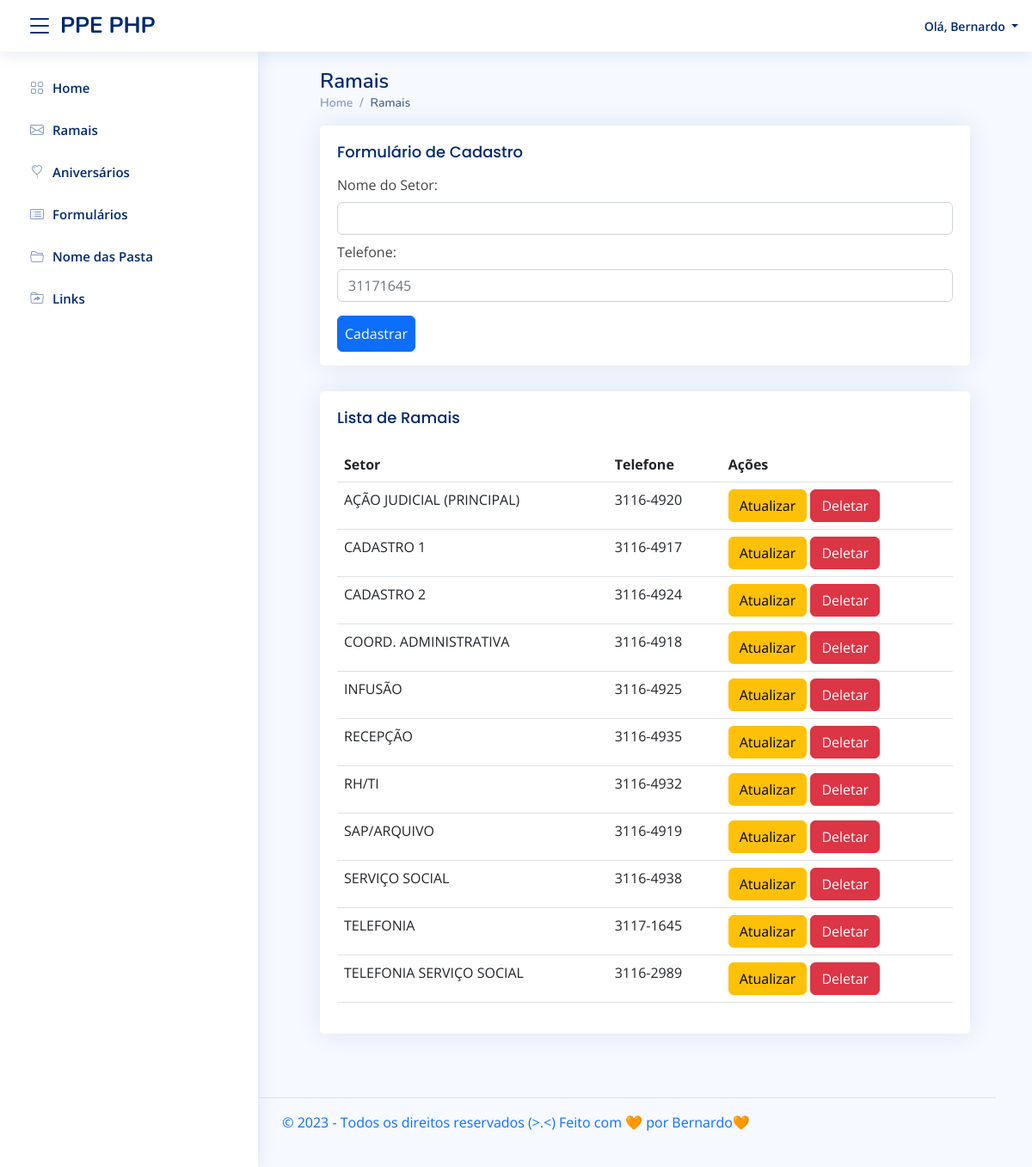
The app's page /view/pages/admin/index.php?pag=ramais (signed in) with its own data.
### tables this page shows
CREATE TABLE `usuarios` (
  `id` int(11) NOT NULL,
  `email` varchar(50) NOT NULL,
  `nivel` varchar(20) NOT NULL,
  `nome` varchar(50) NOT NULL,
  `senha` varchar(25) NOT NULL
);

CREATE TABLE `ramais` (
  `id` int(11) NOT NULL,
  `setor` varchar(55) NOT NULL,
  `telefone` varchar(9) NOT NULL
);

### view/pages/admin/ramais/listar.php (the view)
<?php
require_once('../../../int/conexao.php');
$sql = "SELECT id, setor, telefone FROM ramais ORDER BY setor";
$stmt = $pdo->prepare($sql);
$stmt->execute();
$registros = $stmt->fetchAll();
?>
<div class="card">
    <div class="card-body">
        <h5 class="card-title ">
                Lista de Ramais
        </h5>
        <table class="table table-hover" id="myTable">
            <thead>
                <tr>
                    <th scope="col">
                        Setor
                    </th>
                    <th scope="col">
                        Telefone
                    </th>
                    <th scope="col">
                        Ações
                    </th>
                </tr>
            </thead>
            <tbody>
                <?php foreach ($registros as $registro) { ?>
                    <tr>
                        <td>
                            <?php echo $registro['setor']; ?>
                        </td>
                        <td>
                            <?php
                            $numero = $registro['telefone'];
                            $tamanho = strlen($numero);
                            $numero1 = substr($numero, 0, 4);
                            $numero2 = substr($numero, $tamanho - 4);
                            echo $numero1 . '-' . $numero2;
                            ?>
                        </td>
                        <td>
                            <a href="ramais/atualizar.php?id=<?php echo $registro['id']; ?>" class="btn btn-warning">
                                Atualizar
                            </a>
                            <a href="ramais/deletar.php?id=<?php echo $registro['id']; ?>" class="btn btn-danger">
                                Deletar
                            </a>
                        </td>
                    </tr>
                <?php } ?>
            </tbody>
        </table>
    </div>
</div>

### view/layout/header/header_2.php (shortened to what this page needs)
<header id="header" class="header fixed-top d-flex align-items-center">
    <div class="d-flex align-items-center justify-content-between">
        <i class="bi bi-list toggle-sidebar-btn"></i>
        <a href="index.php?pag=<?php echo $menu1 ?>" class="logo d-flex align-items-center">
            <span class="d-none d-lg-block px-2 py-2">PPE PHP</span>
        </a>
    </div>
    <nav class="header-nav ms-auto">
        <ul class="d-flex align-items-center">
            <li class="nav-item dropdown pe-3">
                <a class="nav-link nav-profile d-flex align-items-center pe-0" href="#" data-bs-toggle="dropdown">
                    <span class="d-none d-md-block dropdown-toggle ps-2">
                        <?php echo 'Olá, ' . $primeiroNome ?>
                    </span>
                </a>
            </li>
        </ul>
    </nav>
</header>
<div class="container-fluid">
    <?php
    require_once('sidebar.php');
    ?>
</div>

### assets/css/style.css (style rules this page uses)
:root { scroll-behavior: smooth; }
body { font-family: "Open Sans", sans-serif; background: #f6f9ff; color: #444444; }
a { color: #4154f1; text-decoration: none; }
h1, h2, h3, h4, h5, h6 { font-family: "Nunito", sans-serif; }
.card { margin-bottom: 30px; border: none; border-radius: 5px; box-shadow: 0px 0 30px rgba(1, 41, 112, 0.1); }
.card-title { padding: 20px 0 15px 0; font-size: 18px; font-weight: 500; color: #012970; font-family: "Poppins", sans-serif; }
.card-body { padding: 0 20px 20px 20px; }
.logo { line-height: 1; }
@media (min-width: 1200px) { .logo { width: 280px; } }
.logo span { font-size: 26px; font-weight: 700; color: #012970; font-family: "Nunito", sans-serif; }
.header { transition: all 0.5s; z-index: 997; height: 60px; box-shadow: 0px 2px 20px rgba(1, 41, 112, 0.1); background-color: #fff; padding-left: 20px; }
.header .toggle-sidebar-btn { font-size: 32px; padding-left: 10px; cursor: pointer; color: #012970; }
.header-nav ul { list-style: none; }
.header-nav > ul { margin: 0; padding: 0; }
.header-nav .nav-profile { color: #012970; }
.header-nav .nav-profile span { font-size: 14px; font-weight: 600; }

### records on screen
usuarios: nome "Bernardo"
ramais: setor "AÇÃO JUDICIAL (PRINCIPAL)", telefone "3116", telefone "4920"
ramais: setor "CADASTRO 1", telefone "3116", telefone "4917"
ramais: setor "CADASTRO 2", telefone "3116", telefone "4924"
ramais: setor "COORD. ADMINISTRATIVA", telefone "3116", telefone "4918"
ramais: setor "INFUSÃO", telefone "3116", telefone "4925"
ramais: setor "RECEPÇÃO", telefone "3116", telefone "4935"
ramais: setor "RH/TI", telefone "3116", telefone "4932"
ramais: setor "SAP/ARQUIVO", telefone "3116", telefone "4919"
ramais: setor "SERVIÇO SOCIAL", telefone "3116", telefone "4938"
ramais: setor "TELEFONIA", telefone "3117", telefone "1645"
ramais: setor "TELEFONIA SERVIÇO SOCIAL", telefone "3116", telefone "2989"

### other values on screen
$nome_pag "Ramais"
